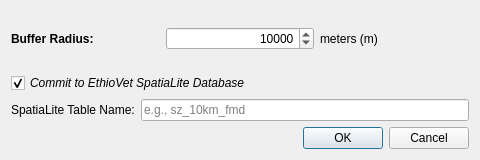
<?xml version="1.0" encoding="UTF-8"?>
<ui version="4.0">
 <class>Dialog</class>
 <widget class="QDialog" name="Dialog">
  <property name="geometry">
   <rect>
    <x>0</x>
    <y>0</y>
    <width>480</width>
    <height>160</height>
   </rect>
  </property>
  <property name="windowTitle">
   <string>EthioVet-EpiGIS | Surveillance Zone Generator</string>
  </property>
  <layout class="QGridLayout" name="gridLayout_main">
   <!-- Row 0: Radius Inputs -->
   <item row="0" column="0">
    <layout class="QHBoxLayout" name="horizontalLayout_radius">
     <item>
      <widget class="QLabel" name="label">
       <property name="text">
        <string>Buffer Radius:</string>
       </property>
       <property name="font">
        <font>
         <weight>75</weight>
         <bold>true</bold>
        </font>
       </property>
      </widget>
     </item>
     <item>
      <widget class="QSpinBox" name="spinBox">
       <property name="minimumSize">
        <size>
         <width>120</width>
         <height>0</height>
        </size>
       </property>
       <property name="alignment">
        <set>Qt::AlignRight|Qt::AlignTrailing|Qt::AlignVCenter</set>
       </property>
       <property name="suffix">
        <string/>
       </property>
       <property name="minimum">
        <number>1000</number>
       </property>
       <property name="maximum">
        <number>100000</number>
       </property>
       <property name="singleStep">
        <number>1000</number>
       </property>
       <property name="value">
        <number>10000</number>
       </property>
      </widget>
     </item>
     <item>
      <widget class="QLabel" name="label_2">
       <property name="text">
        <string>meters (m)</string>
       </property>
      </widget>
     </item>
    </layout>
   </item>
   
   <!-- Row 1: Database Checkbox -->
   <item row="1" column="0">
    <widget class="QCheckBox" name="checkBox">
     <property name="font">
      <font>
       <italic>true</italic>
      </font>
     </property>
     <property name="text">
      <string>Commit to EthioVet SpatiaLite Database</string>
     </property>
     <property name="checked">
      <bool>true</bool>
     </property>
    </widget>
   </item>
   
   <!-- Row 2: Layer Name Input -->
   <item row="2" column="0">
    <layout class="QHBoxLayout" name="horizontalLayout_layer">
     <item>
      <widget class="QLabel" name="label_3">
       <property name="text">
        <string>SpatiaLite Table Name:</string>
       </property>
      </widget>
     </item>
     <item>
      <widget class="QLineEdit" name="lineEdit">
       <property name="placeholderText">
        <string>e.g., sz_10km_fmd</string>
       </property>
      </widget>
     </item>
    </layout>
   </item>
   
   <!-- Row 3: Buttons -->
   <item row="3" column="0">
    <widget class="QDialogButtonBox" name="buttonBox">
     <property name="orientation">
      <enum>Qt::Horizontal</enum>
     </property>
     <property name="standardButtons">
      <set>QDialogButtonBox::Cancel|QDialogButtonBox::Ok</set>
     </property>
    </widget>
   </item>
  </layout>
 </widget>
 <resources/>
 <connections>
  <connection>
   <sender>buttonBox</sender>
   <signal>accepted()</signal>
   <receiver>Dialog</receiver>
   <slot>accept()</slot>
  </connection>
  <connection>
   <sender>buttonBox</sender>
   <signal>rejected()</signal>
   <receiver>Dialog</receiver>
   <slot>reject()</slot>
  </connection>
 </connections>
</ui>
